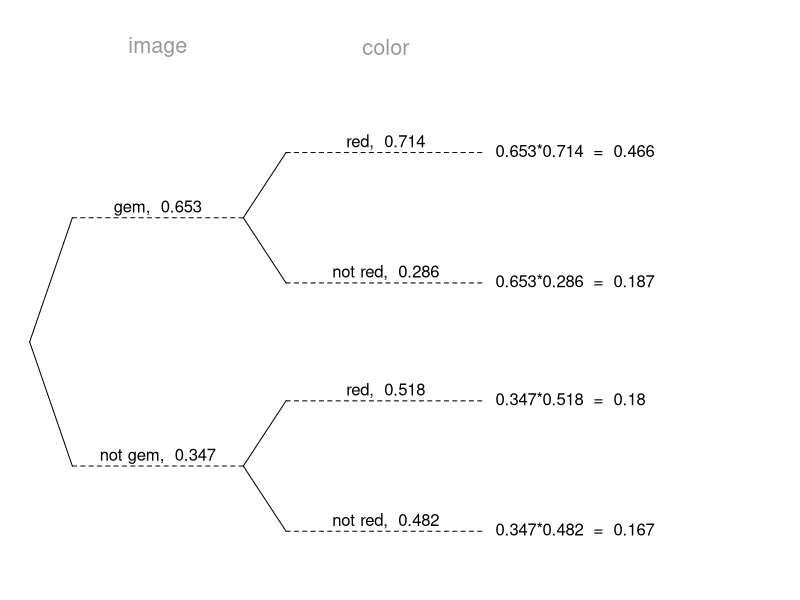

This chart was generated by the following R code:
## ---- chunk 1
### define tree from openintro (https://github.com/OpenIntroStat/openintro-r-package/blob/master/R/treeDiag.R)
#' Construct tree diagrams
#'
#' Construct beautiful tree diagrams
#'
#'
#' @param main Character vector with two variable names, descriptions, or
#' questions
#' @param p1 Vector of probabilities for the primary branches
#' @param p2 List for the secondary branches, where each list item should be a
#' numerical vector of probabilities corresponding to the primary branches of
#' \code{p1}
#' @param out1 Character vector of the outcomes corresponding to the primary
#' branches
#' @param out2 Character vector of the outcomes corresponding to the secondary
#' branches
#' @param textwd The width provided for text with a default of \code{0.15}
#' @param solwd The with provided for the solution with a default of \code{0.2}
#' @param SBS A boolean vector indicating whether to place text and probability
#' side-by-side for the primary and secondary branches
#' @param showSol Boolean indicating whether to show the solution in the tree
#' diagram
#' @param solSub An optional list of vectors corresponding to \code{p2} to list
#' alternative text or solutions
#' @param digits The number of digits to show in the solution
#' @param textadj Vertical adjustment of text
#' @param cex.main Size of \code{main} in the plot
#' @param col.main Color of \code{main} in the plot
#' @param showWork Whether work should be shown for the solutions
#' @return No value is given. % A sample plot is given below: % %
#' \figure{treeDiag01.png}{Tree Diagram Example Figure}
#' @author David M Diez, Christopher D Barr
#' @keywords Tree diagram Conditional probability Bayes Theorem
#' @export
#'
#' @examples
#' treeDiag(c("Flight on time?","Luggage on time?"),
#'          c(0.8, 0.2), list(c(0.97, 0.03), c(0.15, 0.85)))
#' treeDiag(c("Breakfast?","Go to class"), c(.4,.6),
#'          list(c(0.4,0.36,0.34), c(0.6,0.3,0.1)), c("Yes", "No"),
#'          c("Statistics","English","Sociology"), showWork = TRUE)
#' treeDiag(c("Breakfast?","Go to class"), c(0.4, 0.11, 0.49),
#'          list(c(0.4, 0.36, 0.24), c(0.6, 0.3, 0.1), c(0.1, 0.4, 0.5)),
#'          c("one", "two", "three"), c("Statistics", "English", "Sociology"))
#' treeDiag(c("Dow Jones rise?", "NASDAQ rise?"),
#'          c(0.53, 0.47), list(c(0.75, 0.25), c(0.72, 0.28)),
#'          solSub = list(c("(a)", "(b)"), c("(c)", "(d)")), solwd = 0.08)
treeDiag <- function(main,
                     p1,
                     p2,
                     out1 = c("Yes", "No"),
                     out2 = c("Yes", "No"),
                     textwd = 0.15,
                     solwd = 0.2,
                     SBS = c(TRUE, TRUE),
                     showSol = TRUE,
                     solSub = NULL,
                     digits = 4,
                     textadj = 0.015,
                     cex.main = 1.3,
                     col.main = "#999999",
                     showWork = FALSE) {

  # _____ Checks _____ #
  SBS <- rep(SBS, 2)
  if (length(p1) != length(out1)) {
    stop("p1 and out1 must have the same length")
  }
  P1 <- format(p1)
  P2 <- list()
  for (i in 1:length(p1)) {
    P2[[i]] <- format(p2[[i]])
    if (length(p2[[i]]) != length(out2)) {
      stop(paste(
        "Each list item of p2 must",
        "have the same length as out2"
      ))
    }
  }

  # _____ Prepare Formatting _____ #
  x <- (0.75 - 2 * textwd) / 2
  x <- c(
    0,
    x,
    x + textwd,
    2 * x + textwd,
    2 * x + 2 * textwd + 0.05
  )
  y1 <- c(0.4, -0.4)
  y2 <- c(0.21, -0.21)
  n1 <- length(p1)
  n2 <- length(p2[[1]])
  if (n1 == 2 && n2 > 2) {
    y2 <- seq(0.23, -0.23, len = n2)
  } else if (n1 > 2 && n2 == 2) {
    y1 <- seq(0.5, -0.5, len = n1)
    y2 <- seq(0.13, -0.13, len = n2)
  } else if (n1 > 2 && n2 > 2) {
    y1 <- seq(0.5, -0.5, len = n1)
    y2 <- seq(0.1, -0.1, len = n2)
  }

  # _____ Basic Plot _____ #
  graphics::par(mar = rep(0, 4))
  graphics::plot(1,
    type = "n",
    axes = FALSE,
    ylim = c(-0.76, 1.03),
    xlim = c(0, 0.8 + solwd),
    xlab = "",
    ylab = ""
  )
  graphics::text(mean(x[2:3]), 0.95, main[1],
    cex = cex.main,
    col = col.main
  )
  graphics::text(mean(x[4:5]), 0.95, main[2],
    cex = cex.main,
    col = col.main
  )

  # _____ Branches _____ #
  for (i in 1:n1) {
    graphics::lines(x[1:2], c(0, y1[i]))
    graphics::lines(x[2:3], c(y1[i], y1[i]), lty = 2)
    if (SBS[1]) {
      temp <- paste(out1[i], P1[i], sep = ",  ")
      graphics::text(mean(x[2:3]), y1[i] - textadj, temp, pos = 3)
    } else {
      graphics::text(mean(x[2:3]), y1[i], P1[i] + textadj, pos = 1)
      graphics::text(mean(x[2:3]), y1[i], out1[i] - textadj, pos = 3)
    }
    for (j in 1:n2) {
      graphics::lines(x[3:4], y1[i] + c(0, y2[j]))
      graphics::lines(x[4:5], y1[i] + c(y2[j], y2[j]), lty = 2)
      if (SBS[2]) {
        temp <- paste(out2[j], P2[[i]][j], sep = ",  ")
        graphics::text(mean(x[4:5]),
          y1[i] + y2[j] - textadj,
          temp,
          pos = 3
        )
      } else {
        graphics::text(mean(x[4:5]), y1[i] + y2[j], P2[[i]][j], pos = 1)
        graphics::text(mean(x[4:5]), y1[i] + y2[j], out2[j], pos = 3)
      }
      if (showSol) {
#        sol <- format(round(p1[i] * p2[[i]][j], digits),
#          scientific = FALSE
#        )
        sol <- format(signif(p1[i] * p2[[i]][j], digits),
          scientific = FALSE
        )
        if (showWork) {
          temp <- paste(p1[i], p2[[i]][j], sep = "*")
          sol <- paste(temp, sol, sep = "  =  ")
        }
        if (!is.null(solSub)[1]) {
          sol <- solSub[[i]][j]
        }
        graphics::text(x[5], y1[i] + y2[j], sol, pos = 4)
      }
    }
  }
}







############ DATA GENERATION
images = c("bike","cat","dog","flower","gem","horn",
           "pig","shovel","tree","wheel")
colors = c("red","orange","yellow","green","blue","indigo",
           "violet","white","black","teal","pink","gray")
image = sample(images,1)
color = sample(colors,1)
pi = signif(runif(1,0.1,0.9),3)
pcgi = signif(runif(1,0.1,0.9),3)
pcgni = signif(runif(1,0.1,0.9),3)
type = sample(1:4,1)
wrd1 = switch(type,"","","not ","not ")
wrd2 = switch(type,"","not ","","not ")
p1 = switch(type,pi,pi,1-pi,1-pi)
p2 = switch(type,pcgi,1-pcgi,pcgni,1-pcgni)
p2b = switch(type,pcgni,1-pcgni,pcgi,1-pcgi)
p3 = signif(p1*p2,3)
p4 = signif((1-p1)*p2b,3)
p5 = signif(p3/(p3+p4),3)
## ---- chunk 2
treeDiag(c('image', 'color'), out1 = c(image,paste("not ",image,sep="")), 
               out2 = c(color,paste("not ",color,sep="")), 
               c(pi, 1-pi), 
               textwd = 0.3,
               list(c(pcgi, 1-pcgi),c(pcgni, 1-pcgni)), 
               showWork = TRUE, 
               solwd=0.5,
               digits=3)
